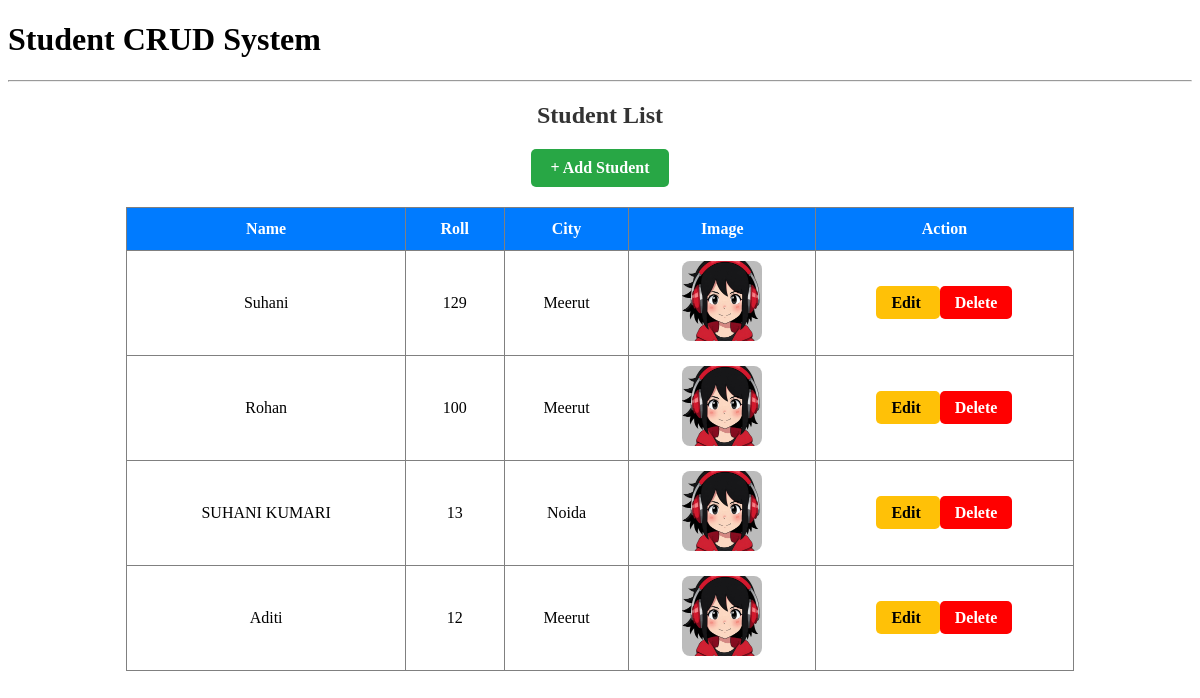
Before: /students with the older database file.
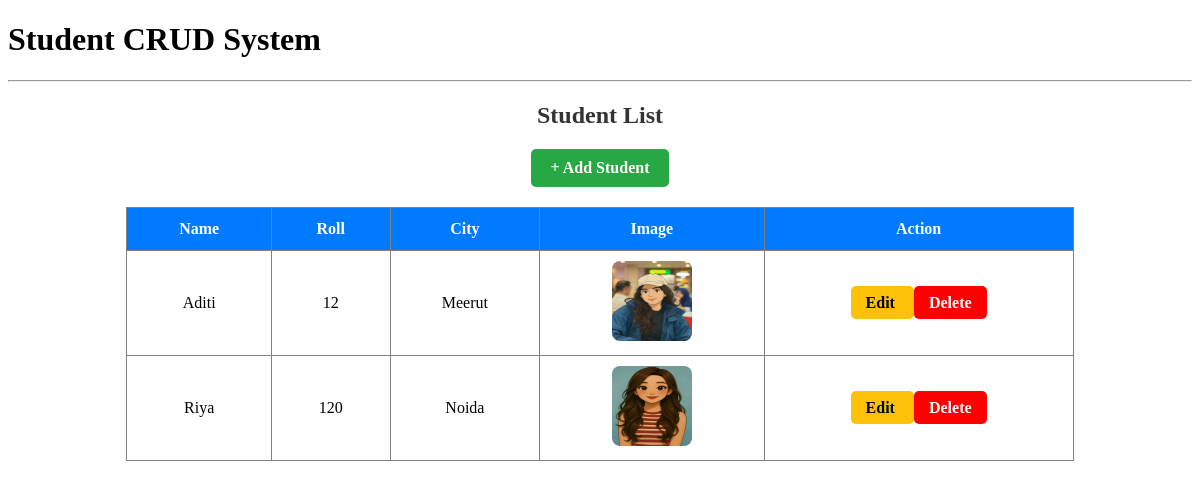
After: the same page with the newer database file.
### crud_app/models.py (models this page shows, shortened)
class Student(models.Model):
    std_name = models.CharField(max_length=100)
    std_roll = models.IntegerField()
    std_image = models.ImageField(upload_to='students/')
    std_city = models.CharField(max_length=100)

### crud_app/views.py (the view)
# urls.py: path('students', student_list, name='student_list'),
def student_list(request):
    students = Student.objects.all()
    return render(request, 'student_list.html', {'students': students})

### crud_app/templates/student_list.html
{% extends 'main.html' %}
{% block content %}
<div style="width: 80%; margin: auto; text-align: center;">
    <h2 style="margin-bottom: 20px; color: #333;">Student List</h2>
    <a href="{% url 'add_student' %}" style="display: inline-block;
              margin-bottom: 20px;
              padding: 10px 20px;
              background-color: #28a745;
              color: white;
              text-decoration: none;
              border-radius: 5px;
              font-weight: bold;">
        + Add Student
    </a>
    <table border="1" style="width: 100%; border-collapse: collapse; text-align: center;">
        <tr style="background-color: #007bff; color: white;">
            <th style="padding: 12px;">Name</th>
            <th style="padding: 12px;">Roll</th>
            <th style="padding: 12px;">City</th>
            <th style="padding: 12px;">Image</th>
            <th style="padding: 12px;">Action</th>
        </tr>
        {% for i in students %}
        <tr>
            <td style="padding: 10px;">{{ i.std_name }}</td>
            <td style="padding: 10px;">{{ i.std_roll }}</td>
            <td style="padding: 10px;">{{ i.std_city }}</td>
            <td style="padding: 10px;">
                {% if i.std_image %}
                <img src="{{ i.std_image.url }}" width="80" height="80" style="border-radius: 8px;">
                {% else %}
                No Image
                {% endif %}
            </td>
            <td>
                <a href="{% url 'edit_student' i.id %}" style="padding: 8px 15px;
          background-color: #ffc107;
          color: black;
          text-decoration: none;
          border-radius: 5px;
          font-weight: bold;">
                    Edit
                </a>
                <a href="{% url 'delete_student' i.id %}"
                    onclick="return confirm('Are you sure you want to delete this student?')" style="padding: 8px 15px;
          background-color: red;
          color: white;
          text-decoration: none;
          border-radius: 5px;
          font-weight: bold;">
                    Delete
                </a>
            </td>
        </tr>
        {% empty %}
        <tr>
            <td colspan="4" style="padding: 15px; color: red;">No students available</td>
        </tr>
        {% endfor %}
    </table>
</div>
{% endblock %}

Changed rows visible on the page:
removed Student: std_name "Suhani", std_roll "129", std_city "Meerut", std_image (picture)
removed Student: std_name "Rohan", std_roll "100", std_city "Meerut", std_image (picture)
removed Student: std_name "SUHANI KUMARI", std_roll "13", std_city "Noida", std_image (picture)
changed Student "Aditi": std_image: a different picture
added Student: std_name "Riya", std_roll "120", std_city "Noida", std_image (picture)
